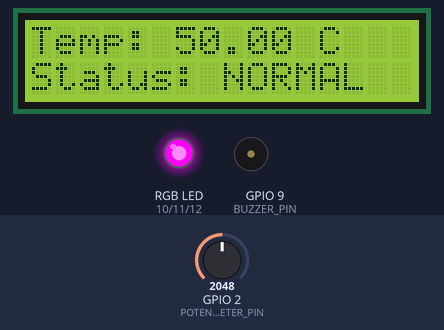
A program run on a simulated ESP32-S3. On the bench: 16×2 character LCD, an RGB LED mixed from three pins (HIGH = lit), buzzer (waves = sounding, pin HIGH). The inputs (shaded band) are chosen by the test bench; at power-on: GPIO 2 (POTENTIOMETER_PIN) = 2048.

Above: at 2.7 s.
2.8 s: GPIO 2 (POTENTIOMETER_PIN) set to 2949
At 5.1 s:
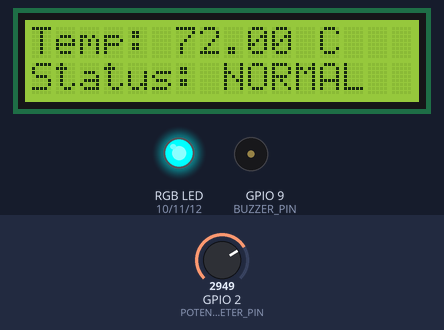
10.5 s: GPIO 2 (POTENTIOMETER_PIN) set to 3054
At 11.5 s:
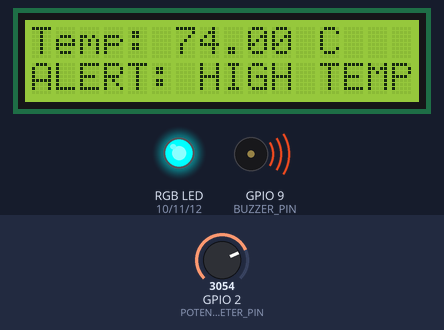
16.2 s: GPIO 2 (POTENTIOMETER_PIN) set to 2960
At 19.1 s:
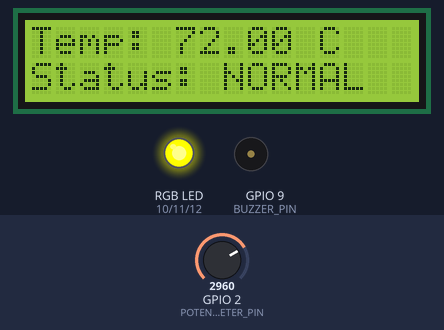
23.9 s: GPIO 2 (POTENTIOMETER_PIN) set to 3040
At 27.3 s:
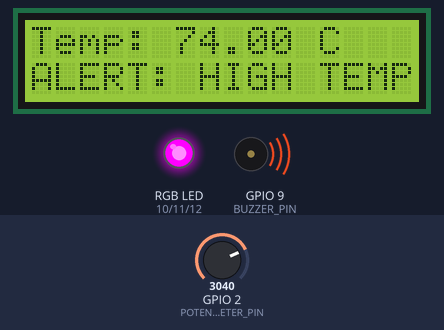
Timing chart, 0 to 32.6 s (numbered marks = the images above; inputs shaded):
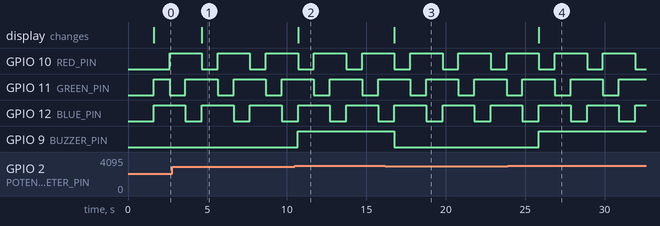

Measured:
- the behaviour switches between 3000 and 3001 on GPIO 2 (POTENTIOMETER_PIN) (found by bisection; images 1 and 2)
- after the input at 2.8 s, the display: changes after 1.8 s (image 1)
- after the input at 10.5 s, GPIO 9 (BUZZER_PIN): LOW → HIGH after 0.19 s; the display: changes after 0.21 s (image 2)
- after the input at 16.2 s, GPIO 9 (BUZZER_PIN): HIGH → LOW after 0.55 s; the display: changes after 0.57 s (image 3)
- after the input at 23.9 s, GPIO 9 (BUZZER_PIN): LOW → HIGH after 1.9 s; the display: changes after 2.0 s (image 4)
- by itself, GPIO 10 (RED_PIN), GPIO 11 (GREEN_PIN), GPIO 12 (BLUE_PIN): alternates HIGH for 2.0 s and LOW for 1.0 s

The program:

main.cpp
```cpp
#include <Wire.h>
#include <LiquidCrystal_I2C.h>
#include <Arduino.h>

#define POTENTIOMETER_PIN 2
#define BUZZER_PIN 9
#define RED_PIN 10
#define GREEN_PIN 11
#define BLUE_PIN 12

const int threshold = 3000;

LiquidCrystal_I2C lcd(0x27, 16, 2);

// Move this function up
void showColor(int r, int g, int b) {
  analogWrite(RED_PIN, 255 - r);   // For common cathode
  analogWrite(GREEN_PIN, 255 - g);
  analogWrite(BLUE_PIN, 255 - b);
}

void setup() {
  Serial.begin(115200);

  pinMode(BUZZER_PIN, OUTPUT);
  pinMode(RED_PIN, OUTPUT);
  pinMode(GREEN_PIN, OUTPUT);
  pinMode(BLUE_PIN, OUTPUT);

  Wire.begin(47, 48);
  lcd.init();
  lcd.backlight();
  lcd.setCursor(0, 0);
  lcd.print("System Initializing...");
  delay(1500);
}

void loop() {
  int sensorValue = analogRead(POTENTIOMETER_PIN);
  float temperature = map(sensorValue, 0, 4095, 0, 100);

  lcd.clear();
  lcd.setCursor(0, 0);
  lcd.print("Temp: ");
  lcd.print(temperature);
  lcd.print(" C");

  if (sensorValue > threshold) {
    digitalWrite(BUZZER_PIN, HIGH);
    lcd.setCursor(0, 1);
    lcd.print("ALERT: HIGH TEMP");
  } else {
    digitalWrite(BUZZER_PIN, LOW);
    lcd.setCursor(0, 1);
    lcd.print("Status: NORMAL ");
  }

  // RGB LED cycle
  showColor(255, 0, 0); // Red
  delay(1000);
  showColor(0, 255, 0); // Green
  delay(1000);
  showColor(0, 0, 255); // Blue
  delay(1000);
}
```
